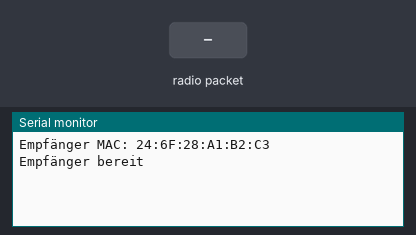
A program run on a simulated ESP32. Parts: the last lines printed to the serial monitor. The inputs (shaded band) are chosen by the test bench. WiFi joins after 1.5 s; servers stay silent unless stated.

Above: at 1.2 s.
1.3 s: radio packet "1" arrives
At 1.7 s:
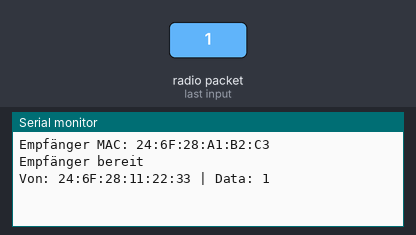
2.8 s: radio packet "0" arrives
At 4.0 s:
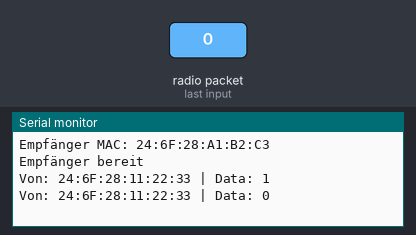
4.3 s: radio packet "2" arrives
At 5.1 s:
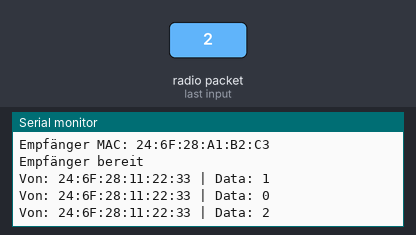

The program:

main.cpp
```cpp
#include <Arduino.h>
#include <WiFi.h>
#include <esp_now.h>

// Callback-Funktion, die automatisch aufgerufen wird, wenn eine ESP-NOW-Nachricht empfangen wird
// Sie erhält Informationen über den Sender (info) und die empfangenen Daten (data)
void onDataRecv(const esp_now_recv_info *info, const uint8_t *data, int len)
{
  // Gib "Von: " aus, gefolgt von der MAC-Adresse des Senders
  Serial.print("Von: ");

  // MAC address des Senders ausgeben
  for (int i = 0; i < 6; i++)
  {
    Serial.printf("%02X", info->src_addr[i]);
    if (i < 5)
      Serial.print(":");
  }

  // Daten vom Sender ausgeben
  Serial.print(" | Data: ");
  // Schleife durch alle empfangenen Bytes vom Sender
  for (int i = 0; i < len; i++)
  {
    // Breche ab, wenn ein Null-Terminator (Ende-Zeichen) gefunden wird
    if (data[i] == '\0')
      break;
    // Gib das Byte als Zeichen aus
    Serial.print((char)data[i]);
  }

  Serial.println();
}

// Initialisierung des ESP32
void setup()
{
  Serial.begin(115200);

  // Setze den WiFi-Modus auf Station (Empfänger-Modus)
  WiFi.mode(WIFI_STA);
  // Starte den WiFi in Station-Modus
  WiFi.STA.begin();
  // Zur Information: Die MAC-Adresse des ESP32 wird hier ausgegeben,
  // damit du sie für den Sender verwenden kannst
  Serial.print("Empfänger MAC: ");
  Serial.println(WiFi.macAddress());

  // Initialisiere ESP-NOW
  if (esp_now_init() != ESP_OK)
  {
    Serial.println("ESP-NOW Fehler");
    while (true)
      delay(1000);
  }

  // Registriere die Callback-Funktion, die aufgerufen wird, wenn Daten empfangen werden
  // onDataRecv wird automatisch aufgerufen, wenn eine ESP-NOW-Nachricht ankommt
  esp_now_register_recv_cb(onDataRecv);

  // Bestätige, dass der Empfänger bereit ist
  Serial.println("Empfänger bereit");
}

void loop()
{
  delay(1000);
}
```

Measured:
- after the input at 1.3 s, the serial monitor: prints a new line at once (image 1)
- after the input at 2.8 s, the serial monitor: prints a new line at once (image 2)
- after the input at 4.3 s, the serial monitor: prints a new line at once (image 3)
